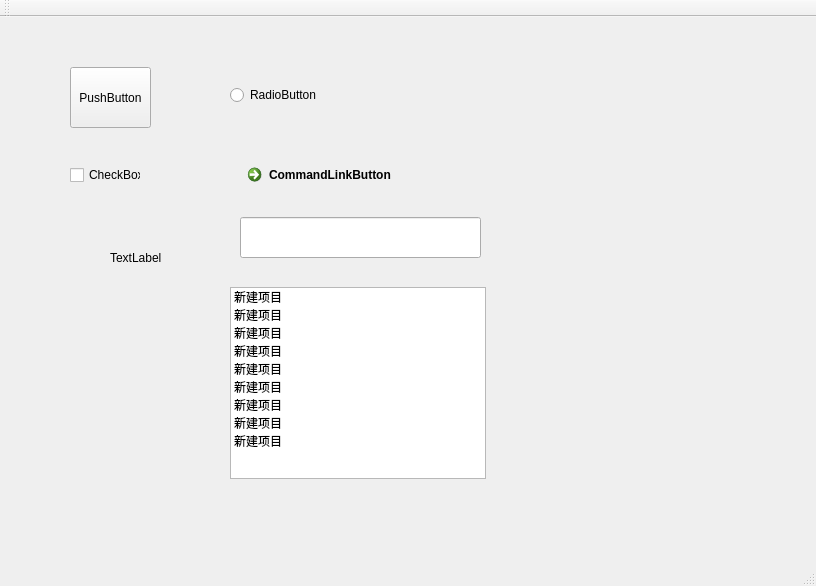
<?xml version="1.0" encoding="UTF-8"?>
<ui version="4.0">
 <class>MainWindow</class>
 <widget class="QMainWindow" name="MainWindow">
  <property name="geometry">
   <rect>
    <x>0</x>
    <y>0</y>
    <width>816</width>
    <height>586</height>
   </rect>
  </property>
  <property name="windowTitle">
   <string>MainWindow</string>
  </property>
  <widget class="QWidget" name="centralWidget">
   <widget class="QPushButton" name="pushButton">
    <property name="geometry">
     <rect>
      <x>70</x>
      <y>50</y>
      <width>81</width>
      <height>61</height>
     </rect>
    </property>
    <property name="text">
     <string>PushButton</string>
    </property>
   </widget>
   <widget class="QCheckBox" name="checkBox">
    <property name="geometry">
     <rect>
      <x>70</x>
      <y>150</y>
      <width>71</width>
      <height>16</height>
     </rect>
    </property>
    <property name="text">
     <string>CheckBox</string>
    </property>
   </widget>
   <widget class="QRadioButton" name="radioButton">
    <property name="geometry">
     <rect>
      <x>230</x>
      <y>70</y>
      <width>89</width>
      <height>16</height>
     </rect>
    </property>
    <property name="text">
     <string>RadioButton</string>
    </property>
   </widget>
   <widget class="QCommandLinkButton" name="commandLinkButton">
    <property name="geometry">
     <rect>
      <x>240</x>
      <y>140</y>
      <width>172</width>
      <height>41</height>
     </rect>
    </property>
    <property name="text">
     <string>CommandLinkButton</string>
    </property>
   </widget>
   <widget class="QLabel" name="label">
    <property name="geometry">
     <rect>
      <x>110</x>
      <y>230</y>
      <width>101</width>
      <height>21</height>
     </rect>
    </property>
    <property name="text">
     <string>TextLabel</string>
    </property>
   </widget>
   <widget class="QLineEdit" name="lineEdit">
    <property name="geometry">
     <rect>
      <x>240</x>
      <y>200</y>
      <width>241</width>
      <height>41</height>
     </rect>
    </property>
   </widget>
   <widget class="QListWidget" name="listWidget">
    <property name="geometry">
     <rect>
      <x>230</x>
      <y>270</y>
      <width>256</width>
      <height>192</height>
     </rect>
    </property>
    <item>
     <property name="text">
      <string>新建项目</string>
     </property>
    </item>
    <item>
     <property name="text">
      <string>新建项目</string>
     </property>
    </item>
    <item>
     <property name="text">
      <string>新建项目</string>
     </property>
    </item>
    <item>
     <property name="text">
      <string>新建项目</string>
     </property>
    </item>
    <item>
     <property name="text">
      <string>新建项目</string>
     </property>
    </item>
    <item>
     <property name="text">
      <string>新建项目</string>
     </property>
    </item>
    <item>
     <property name="text">
      <string>新建项目</string>
     </property>
    </item>
    <item>
     <property name="text">
      <string>新建项目</string>
     </property>
    </item>
    <item>
     <property name="text">
      <string>新建项目</string>
     </property>
    </item>
   </widget>
  </widget>
  <widget class="QMenuBar" name="menuBar">
   <property name="geometry">
    <rect>
     <x>0</x>
     <y>0</y>
     <width>816</width>
     <height>23</height>
    </rect>
   </property>
  </widget>
  <widget class="QToolBar" name="mainToolBar">
   <attribute name="toolBarArea">
    <enum>TopToolBarArea</enum>
   </attribute>
   <attribute name="toolBarBreak">
    <bool>false</bool>
   </attribute>
  </widget>
  <widget class="QStatusBar" name="statusBar"/>
 </widget>
 <layoutdefault spacing="6" margin="11"/>
 <resources/>
 <connections/>
</ui>
